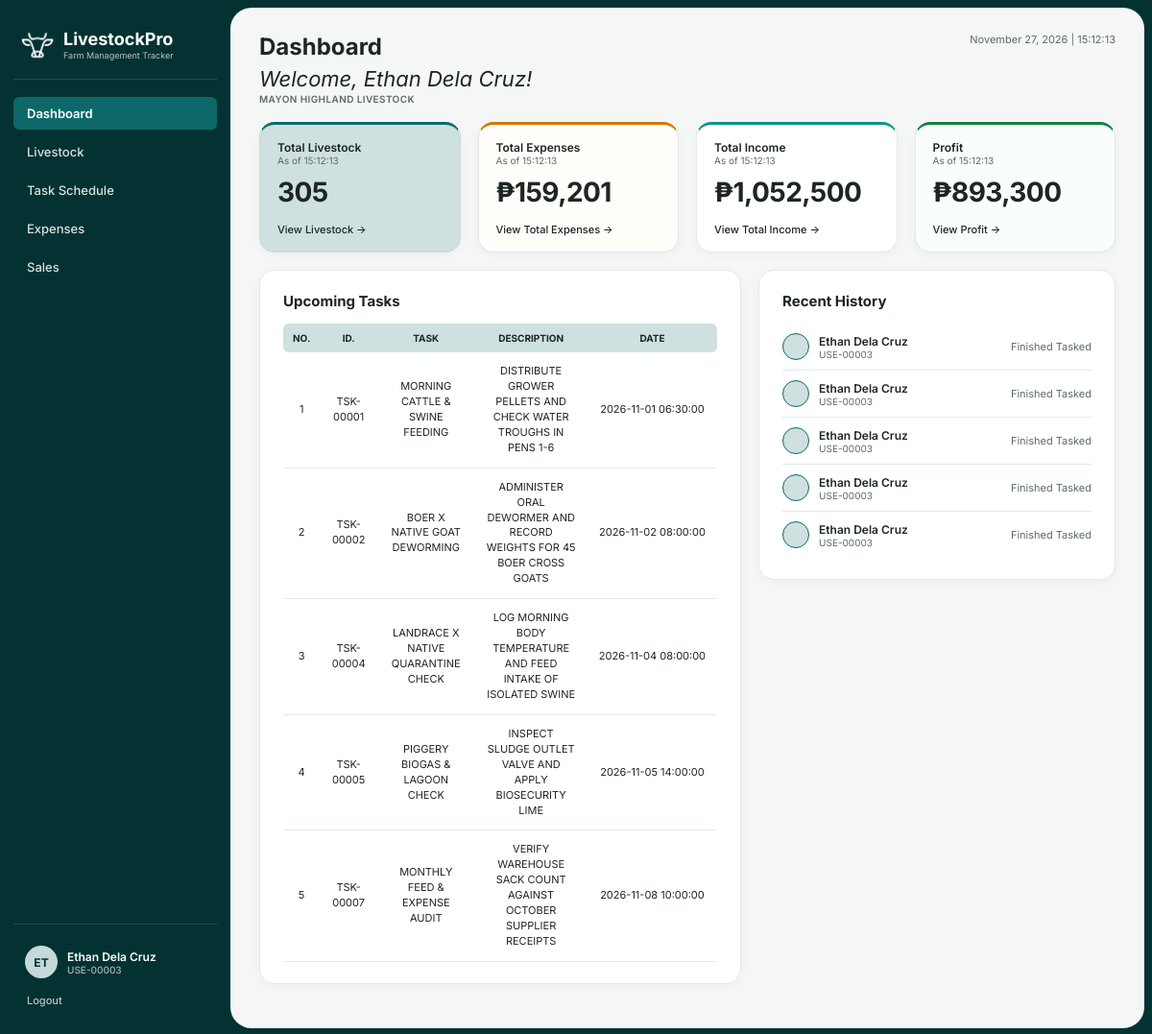
The page /owner_dashboard.php (signed in) on the database its author committed.
### tables this page shows
CREATE TABLE `task_schedule` (
  `task_id` varchar(45) NOT NULL,
  `user_id` varchar(45) NOT NULL,
  `task_name` varchar(100) NOT NULL,
  `task_description` text,
  `schedule_date` datetime NOT NULL,
  `task_status` varchar(50) NOT NULL
);

### owner_dashboard.php (the view, shortened to what this page needs)
<?php
require_once 'includes/db_connect.php';
$full_name    = trim(($_SESSION['first_name'] ?? 'Juan') . ' ' . ($_SESSION['last_name'] ?? 'Dela Cruz'));
$user_id      = $_SESSION['user_id'];
$role         = strtoupper($_SESSION['user_type'] ?? 'O');
$business_raw = trim((string)($_SESSION['business_name'] ?? ''));
$business     = strtoupper($business_raw !== '' ? $business_raw : 'BUSINESS NAME OWNER');
$liv_stmt = $pdo->prepare("
    SELECT COALESCE(SUM(l.quantity), 0)
    FROM `livestock` l
    JOIN `user` u ON l.user_id COLLATE utf8mb4_unicode_ci = u.user_id COLLATE utf8mb4_unicode_ci
    WHERE LOWER(TRIM(u.business_name)) = LOWER(TRIM(:bname))
");
$liv_stmt->execute(['bname' => $business_raw]);
$total_livestock = (int)$liv_stmt->fetchColumn();
$exp_stmt = $pdo->prepare("
    SELECT COALESCE(SUM(e.amount), 0)
    FROM `expenses` e
    JOIN `user` u ON e.user_id COLLATE utf8mb4_unicode_ci = u.user_id COLLATE utf8mb4_unicode_ci
    WHERE LOWER(TRIM(u.business_name)) = LOWER(TRIM(:bname))
");
$exp_stmt->execute(['bname' => $business_raw]);
$total_expenses = (float)$exp_stmt->fetchColumn();
$inc_stmt = $pdo->prepare("
    SELECT COALESCE(SUM(s.amount), 0)
    FROM `sales` s
    JOIN `livestock` l ON s.livestock_id COLLATE utf8mb4_unicode_ci = l.livestock_id COLLATE utf8mb4_unicode_ci
    JOIN `user` u ON l.user_id COLLATE utf8mb4_unicode_ci = u.user_id COLLATE utf8mb4_unicode_ci
    WHERE LOWER(TRIM(u.business_name)) = LOWER(TRIM(:bname))
");
$inc_stmt->execute(['bname' => $business_raw]);
$total_income = (float)$inc_stmt->fetchColumn();
$profit = $total_income - $total_expenses;
$tsk_stmt = $pdo->prepare("
    SELECT ts.task_id, ts.task_name, ts.task_description, ts.schedule_date
    FROM `task_schedule` ts
    JOIN `user` u ON ts.user_id COLLATE utf8mb4_unicode_ci = u.user_id COLLATE utf8mb4_unicode_ci
    WHERE LOWER(TRIM(u.business_name)) = LOWER(TRIM(:bname))
    ORDER BY ts.schedule_date ASC
    LIMIT 5
");
$tsk_stmt->execute(['bname' => $business_raw]);
$tasks = $tsk_stmt->fetchAll();
?>
<!DOCTYPE html>
<html lang="en">
<head>
  <link rel="stylesheet" href="css/style.css">
</head>
<body>
  <div class="app-shell">
    <aside class="sidebar">
      <div class="sidebar-brand">
        <div class="sidebar-brand-row">
          <img src="assets/logo.png" alt="LivestockPro Logo" class="sidebar-logo-img">
          <div>
            <div class="sidebar-brand-title">LivestockPro</div>
            <div class="sidebar-brand-sub">Farm Management Tracker</div>
          </div>
        </div>
      </div>
      <ul class="sidebar-nav">
        <li><a class="active" href="<?= $role === 'O' ? 'owner_dashboard.php' : 'staff_dashboard.php' ?>">Dashboard</a></li>
        <li><a href="livestock.php">Livestock</a></li>
        <li><a href="task_schedule.php">Task Schedule</a></li>
        <li><a href="expenses.php">Expenses</a></li>
        <li><a href="sales.php">Sales</a></li>
      </ul>
      <div class="sidebar-user-wrap">
        <a class="sidebar-user-link" href="profile.php">
          <div class="sidebar-avatar"><?= strtoupper(substr($full_name, 0, 2)) ?></div>
          <div style="flex:1;">
            <div class="sidebar-user-name"><?= htmlspecialchars($full_name) ?></div>
            <div class="sidebar-user-id"><?= htmlspecialchars($user_id) ?></div>
          </div>
        </a>
        <a class="sidebar-logout-link" href="logout.php">Logout</a>
      </div>
    </aside>
    <main class="main-content">
      <div class="page-header">
        <div>
          <h1 class="page-title">Dashboard</h1>
          <div class="page-subtitle">Welcome, <?= htmlspecialchars($full_name) ?>!</div>
          <div class="page-meta-tag"><?= htmlspecialchars($business) ?></div>
        </div>
        <div class="page-datetime"><?= date('F d, Y | H:i:s') ?></div>
      </div>
      <div class="kpi-grid-4">
        <div class="kpi-card kpi-card--highlight">
          <div class="kpi-label">Total Livestock</div>
          <div class="kpi-sub">As of <?= date('H:i:s') ?></div>
          <div class="kpi-value"><?= number_format($total_livestock) ?></div>
          <a class="kpi-link" href="livestock.php">View Livestock &rarr;</a>
        </div>
        <div class="kpi-card kpi-card--expenses">
          <div class="kpi-label">Total Expenses</div>
          <div class="kpi-sub">As of <?= date('H:i:s') ?></div>
          <div class="kpi-value">&#8369;<?= number_format($total_expenses, 0) ?></div>
          <a class="kpi-link" href="expenses.php">View Total Expenses &rarr;</a>
        </div>
        <div class="kpi-card kpi-card--income">
          <div class="kpi-label">Total Income</div>
          <div class="kpi-sub">As of <?= date('H:i:s') ?></div>
          <div class="kpi-value">&#8369;<?= number_format($total_income, 0) ?></div>
          <a class="kpi-link" href="sales.php">View Total Income &rarr;</a>
        </div>
        <div class="kpi-card kpi-card--profit">
          <div class="kpi-label">Profit</div>
          <div class="kpi-sub">As of <?= date('H:i:s') ?></div>
          <div class="kpi-value">&#8369;<?= number_format($profit, 0) ?></div>
          <a class="kpi-link" href="reports.php">View Profit &rarr;</a>
        </div>
      </div>
      <div class="split-grid">
        <div class="card">
          <div class="card-title">Upcoming Tasks</div>
          <table class="data-table">
            <thead>
              <tr><th>NO.</th><th>ID.</th><th>TASK</th><th>DESCRIPTION</th><th>DATE</th></tr>
            </thead>
            <tbody>
              <?php foreach ($tasks as $i => $t): ?>
                <tr>
                  <td><?= $i + 1 ?></td>
                  <td><?= htmlspecialchars($t['task_id']) ?></td>
                  <td><?= strtoupper(htmlspecialchars($t['task_name'])) ?></td>
                  <td><?= strtoupper(htmlspecialchars($t['task_description'] ?? 'SCHEDULED TASK')) ?></td>
                  <td style="white-space:nowrap;"><?= htmlspecialchars($t['schedule_date']) ?></td>
                </tr>
              <?php endforeach; ?>
            </tbody>
          </table>
        </div>
        <div class="card">
          <div class="card-title">Recent History</div>
          <?php foreach ($tasks as $t): ?>
            <div class="history-row">
              <div class="history-left">
                <div class="history-dot"></div>
                <div>
                  <div style="font-size:12px;font-weight:600;"><?= htmlspecialchars($full_name) ?></div>
                  <div style="font-size:10px;color:var(--text-secondary);"><?= htmlspecialchars($user_id) ?></div>
                </div>
              </div>
              <div style="font-size:11px;color:var(--text-secondary);">Finished Tasked</div>
            </div>
          <?php endforeach; ?>
        </div>
      </div>
    </main>
  </div>
</body>
</html>

### rows shown on the page
task_schedule: task_id "TSK-00001", task_name "MORNING CATTLE & SWINE FEEDING", task_description "DISTRIBUTE GROWER PELLETS AND CHECK WATER TROUGHS IN PENS 1-6", schedule_date "2026-11-01 06:30:00"
task_schedule: task_id "TSK-00002", task_name "BOER X NATIVE GOAT DEWORMING", task_description "ADMINISTER ORAL DEWORMER AND RECORD WEIGHTS FOR 45 BOER CROSS GOATS", schedule_date "2026-11-02 08:00:00"
task_schedule: task_id "TSK-00004", task_name "LANDRACE X NATIVE QUARANTINE CHECK", task_description "LOG MORNING BODY TEMPERATURE AND FEED INTAKE OF ISOLATED SWINE", schedule_date "2026-11-04 08:00:00"
task_schedule: task_id "TSK-00005", task_name "PIGGERY BIOGAS & LAGOON CHECK", task_description "INSPECT SLUDGE OUTLET VALVE AND APPLY BIOSECURITY LIME", schedule_date "2026-11-05 14:00:00"
task_schedule: task_id "TSK-00007", task_name "MONTHLY FEED & EXPENSE AUDIT", task_description "VERIFY WAREHOUSE SACK COUNT AGAINST OCTOBER SUPPLIER RECEIPTS", schedule_date "2026-11-08 10:00:00"

### other values the page prints
substr($full_name, 0, 2) "ET"
$full_name "Ethan Dela Cruz"
$user_id "USE-00003"
$business "MAYON HIGHLAND LIVESTOCK"
$total_livestock "305"
$total_expenses "159,201"
$total_income "1,052,500"
$profit "893,300"
